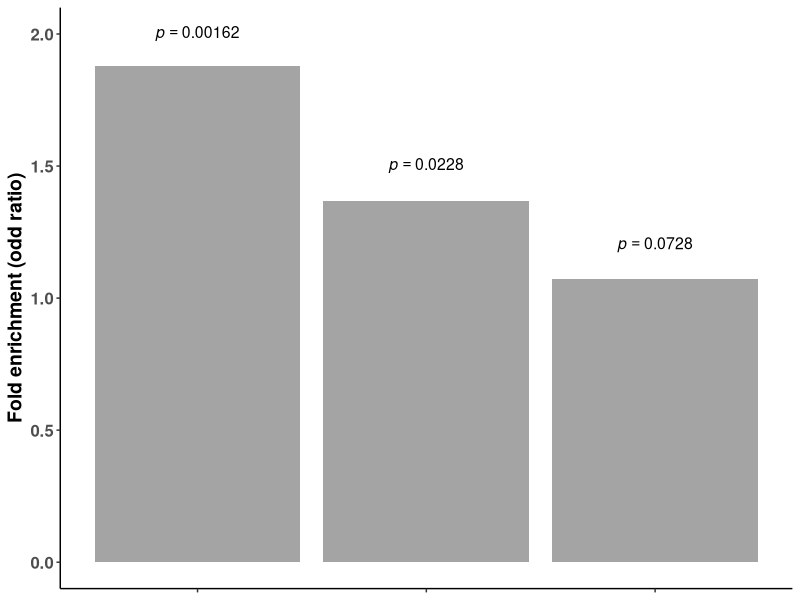

Recreate this plot in R.

df = data.frame(fold = c(1.877, 1.368, 1.072), 
                method = c("BNPSpace", "SPARK", "SpatialDE"), 
                p_value = c(0.00162, 0.0228, 0.0728))
library(ggplot2)
p = ggplot(data = df) + 
  geom_col(aes(x = method, y = fold, alpha = 0.8)) + ylab("Fold enrichment (odd ratio)") +
  annotate(geom = "text", x = "BNPSpace", y = 2.0, label =  expression(italic(p) == 0.00162), size = 4) + 
  annotate(geom = "text", x = "SPARK", y = 1.5, label = expression(italic(p) == 0.0228), size = 4) + 
  annotate(geom = "text", x = "SpatialDE", y = 1.2, label =  expression(italic(p) == 0.0728), size = 4) + 
  theme_classic() + theme(axis.title.x = element_blank(), 
                     legend.position = "none", 
                     axis.title.y = element_text(face = "bold", size = 14),
                     axis.text.x = element_blank(),
                     axis.text.y = element_text(face = "bold", size = 12))

ggsave(p, filename = "reproduce/figures_and_tables/figure4F.png", width = 4, height = 4, bg = "white")